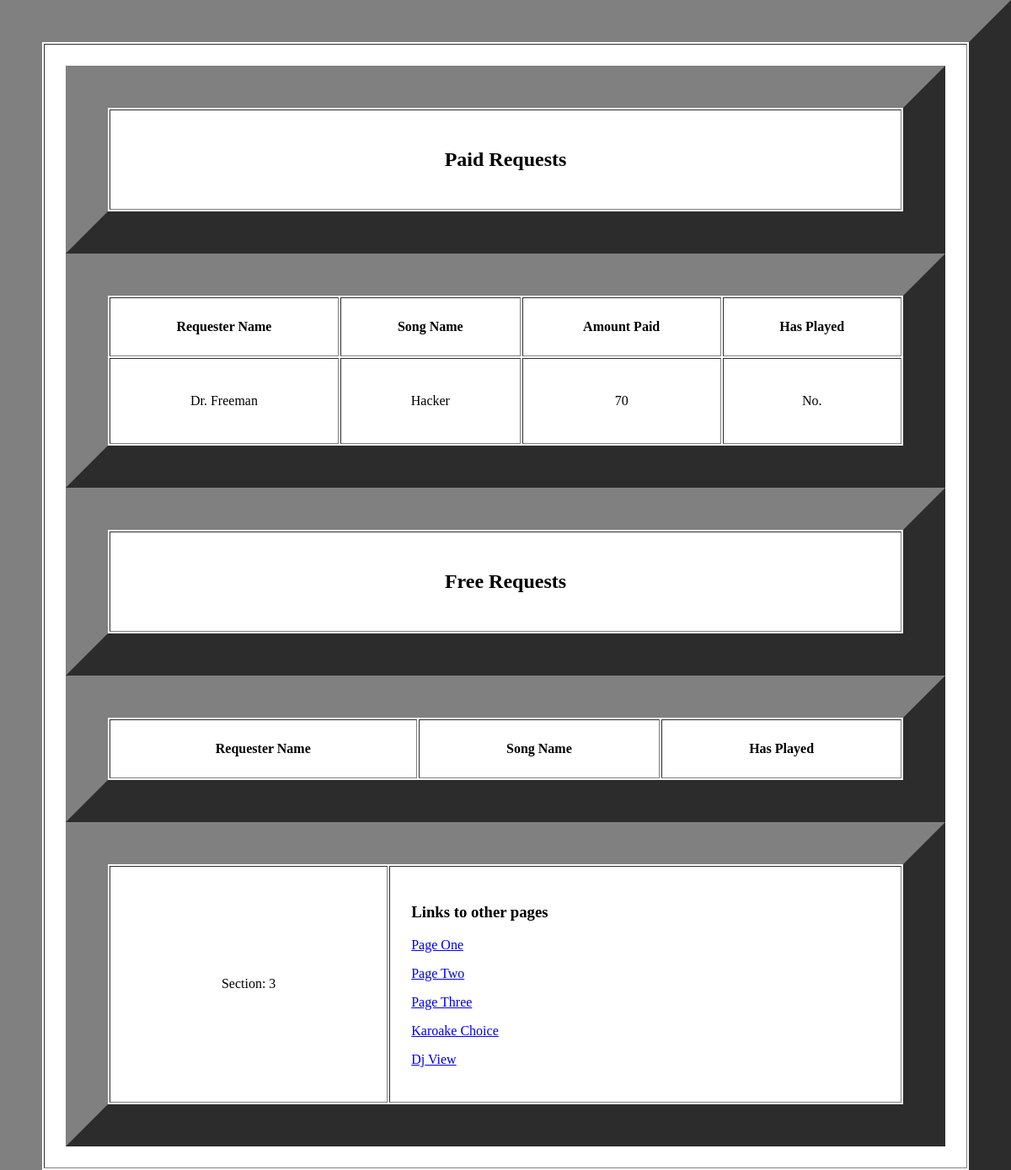
Page /dj_view.php on the earlier database version.
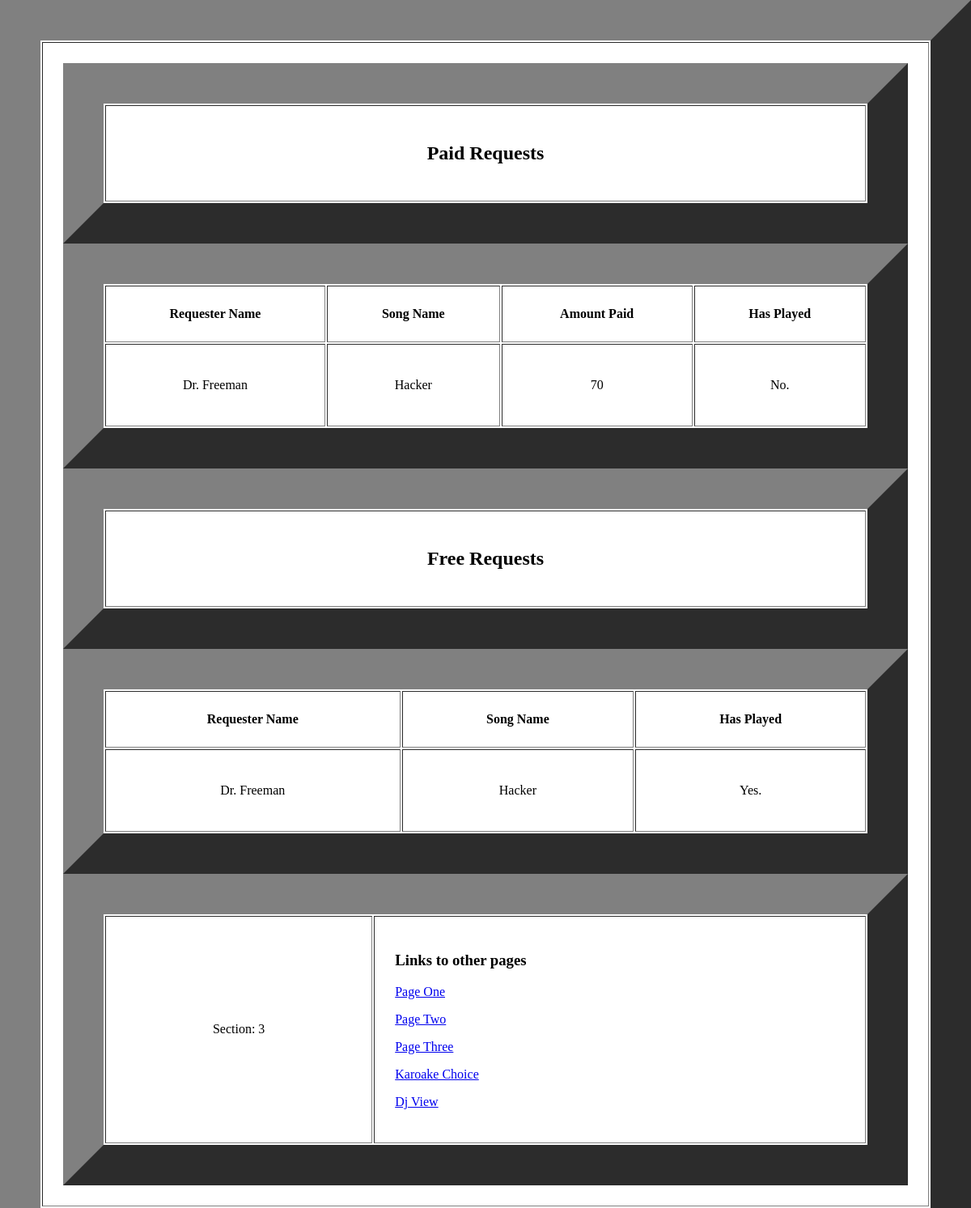
Same page on the later database version.
### tables this page shows
CREATE TABLE Request
(
    requestId integer AUTO_INCREMENT,
    paid BOOL,
    amountpaid int,
    songId int,
    requesterId int,
    hasplayed BOOL,
    primary key (requestId),
    FOREIGN KEY (songId) REFERENCES Song (songId),
    FOREIGN KEY (requesterId) REFERENCES Requester (requesterId)
);

CREATE TABLE Requester
(
    requesterId integer AUTO_INCREMENT,
    name Char(255),
    primary key (requesterId)
);

CREATE TABLE Song
(
    songId integer AUTO_INCREMENT,
    name Char(255),
    bandId int,
    primary key (songId),
    FOREIGN KEY (bandId) REFERENCES Band (bandId)
);

### dj_view.php (the view, shortened to what this page needs)
<!DOCTYPE html>
<?php
    try {
        $dsn = "mysql:host=courses;dbname=z1732715";
        $username = "z1732715";
        $password = "1996Apr23";
        $pdo = new PDO($dsn, $username, $password);
    }
    catch(PDOexception $e) {
        echo "Connection to database failed: " . $e->getMessage();
    }
?>
 <?php
    $paidSql = "
       SELECT s.name 'Song Name', r.name 'Requester Name', request.requestId 'Request Id', request.amountpaid 'Amount Paid', request.hasplayed 'Has Played'  FROM Song s JOIN Request request JOIN Requester r ON request.songId = s.songId AND r.requesterId = request.requesterId WHERE request.paid = True;
    ";
    $paidResult = $pdo->query($paidSql);
    $paidRows = $paidResult->fetchAll();
    $freeSql = "
       SELECT s.name 'Song Name', r.name 'Requester Name', request.requestId 'Request Id', request.hasplayed 'Has Played' FROM Song s JOIN Request request JOIN Requester r ON request.songId = s.songId AND r.requesterId = request.requesterId WHERE request.paid = False;
    ";
    $freeResult = $pdo->query($freeSql);
    $freeRows = $freeResult->fetchAll();
    echo '
    <div width="50%">
        <table width="100%" border="50px" cellpadding="25%">
            <tr>
                <td>
                    <center>
                        <h2>Paid Requests</h2>
                    </center>
                </td>
            </tr>
        </table>
        <table width="100%" border="50px" cellpadding="25%">
            <tr>
                <th>Requester Name</th>
                <th>Song Name</th>
                <th>Amount Paid</th>
                <th>Has Played</th>
            </tr>
    ';
    foreach( $paidRows as $row ):
        echo '
            <tr>
                <td>
                    <center>' . $row['Requester Name'] . '</center>
                </td>
                <td>
                    <center>' . $row['Song Name'] . '</center>
                </td>
                <td>
                    <center>' . $row['Amount Paid'] . '</center>
                </td>
                <td>';
        if ($row['Has Played'] == False)
        {
            echo '<center><p>No.</p></center>';
        }
        else
        {
            echo '<center><p>Yes.</p></center>';
        }
        echo '
                </td>
            </tr>
        ';
    endforeach;
    echo '
                </td>
            </tr>
        </table>
      </div>
    ';
    echo '
    <div width="50%">
        <table width="100%" border="50px" cellpadding="25%">
            <tr>
                <td>
                    <center>
                        <h2>Free Requests</h2>
                    </center>
                </td>
            </tr>
        </table>
        <table width="100%" border="50px" cellpadding="25%">
            <tr>
                <th>Requester Name</th>
                <th>Song Name</th>
                <th>Has Played</th>
            </tr>
    ';
    foreach( $freeRows as $row ):
        echo '
            <tr>
                <td>
                    <center>' . $row['Requester Name'] . '</center>
                </td>
                <td>
                    <center>' . $row['Song Name'] . '</center>
                </td>
                <td>';
        if ($row['Has Played'] == False)
        {
            echo '<center><p>No.</p></center>';
        }
        else
        {
            echo '<center><p>Yes.</p></center>';
        }
        echo '
                </td>
            </tr>
        ';
    endforeach;
    echo '
                </td>
            </tr>
        </table>
      </div>
    ';
?>

Differences in the rows shown:
added request: requesterId.name "Dr. Freeman", songId.name "Hacker", hasplayed "Yes.", shown under "Free Requests"
